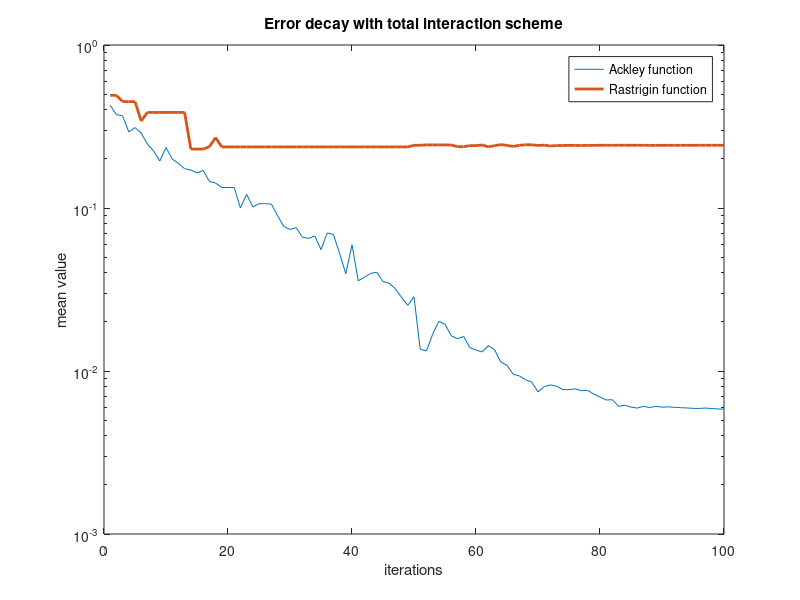

Write MATLAB code to recreate this figure.
clc
clear all
close all

%% Ackley function minimization in dimension d

d = 20;
B = 0;
C = 0;
fa = @(x) -20*exp(-(0.2/sqrt(d))*norm(x-B,2))-exp(1/d*sum(cos(2*pi*(x-B))))+ 20+ exp(1)+ C;
fr = @(x) sum((x-B).^2 -10*cos(2*pi*(x-B)) +10)/d +C;

%% Parameters

N      = 1000;       % Number of agents
dt     = 1e-1;      % Time step
T      = 10;        % Final time
niter  = T/dt;
alpha  = 50;        
sigma  = 0.2;
lambda = 1;
M      = 1;

% Initial position in [-5,5]
X0 = rand(N,d)*10 -5; 

% weight function
wafa = @(x) exp(-alpha*fa(x));
wafr = @(x) exp(-alpha*fr(x));

%% Method
Xa     = X0; 
Xr     = X0; 
wafax  = zeros(N,1);
wafrx  = zeros(N,1);
deca   = zeros(niter,1);
decr   = zeros(niter,1);
favet  = zeros(N,1);
frvet  = zeros(N,1);

tic
for t=1:M
    for i=1:niter
        Z =randn(N,d); 
        for h=1:N
           wafax(h,1)= wafa(Xa(h,:));
           wafrx(h,1)= wafr(Xr(h,:));
%            favet(h,1)= norm(ma-B,1);
%            frvet(h,1)= norm(mr-B,1);
        end
        wafax = wafax/sum(wafax); 
        wafrx = wafrx/sum(wafrx); 
        ma = sum(Xa.*wafax);
        mr = sum(Xr.*wafrx);
        Xa = Xa - dt*lambda*(Xa-repmat(ma,N,1)) + sqrt(dt)* sigma*sqrt(sum((Xa-repmat(ma,N,1)).^2,2)).*Z;
        Xr = Xr - dt*lambda*(Xr-repmat(mr,N,1)) + sqrt(dt)* sigma*sqrt(sum((Xr-repmat(mr,N,1)).^2,2)).*Z;
%         deca(i)= sum(favet)/N;
%         decr(i)= sum(frvet)/N;
        deca(i)= deca(i)+norm(ma-B,2)/d;
        decr(i)= decr(i)+norm(mr-B,2)/d;
    end
    X0 = rand(N,d)*10 -5;
    Xa     = X0; 
    Xr     = X0; 
end
toc
deca = deca/M;
decr = decr/M;

%% Grafico andamento media

t=1:1:niter;
figure
semilogy(t,deca,t,decr,'linewidth',2)
legend('Ackley function','Rastrigin function')
xlabel('iterations')
ylabel('mean value')
title('Error decay with total interaction scheme')
